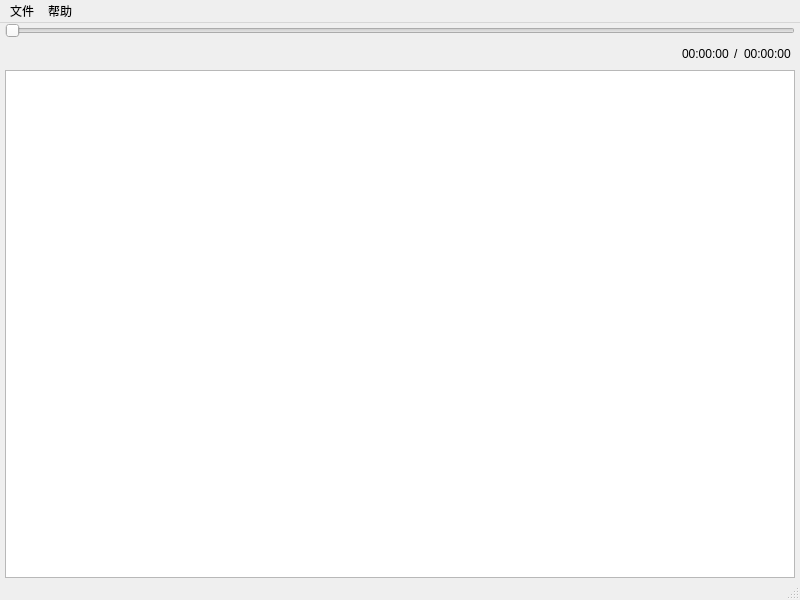
<?xml version="1.0" encoding="UTF-8"?>
<ui version="4.0">
 <class>MainWindow</class>
 <widget class="QMainWindow" name="MainWindow">
  <property name="geometry">
   <rect>
    <x>0</x>
    <y>0</y>
    <width>800</width>
    <height>600</height>
   </rect>
  </property>
  <property name="windowTitle">
   <string>海天鹰视频分割器</string>
  </property>
  <property name="windowIcon">
   <iconset resource="res.qrc">
    <normaloff>:/icon.jpg</normaloff>:/icon.jpg</iconset>
  </property>
  <widget class="QWidget" name="centralWidget">
   <layout class="QVBoxLayout" name="verticalLayout_3">
    <property name="spacing">
     <number>0</number>
    </property>
    <property name="leftMargin">
     <number>5</number>
    </property>
    <property name="topMargin">
     <number>0</number>
    </property>
    <property name="rightMargin">
     <number>5</number>
    </property>
    <property name="bottomMargin">
     <number>0</number>
    </property>
    <item>
     <layout class="QVBoxLayout" name="verticalLayout" stretch="5,0,0,2">
      <property name="spacing">
       <number>5</number>
      </property>
      <item>
       <layout class="QVBoxLayout" name="layoutVideo"/>
      </item>
      <item>
       <widget class="QSlider" name="sliderProgress">
        <property name="focusPolicy">
         <enum>Qt::NoFocus</enum>
        </property>
        <property name="orientation">
         <enum>Qt::Horizontal</enum>
        </property>
       </widget>
      </item>
      <item>
       <layout class="QHBoxLayout" name="horizontalLayout">
        <property name="spacing">
         <number>5</number>
        </property>
        <property name="rightMargin">
         <number>4</number>
        </property>
        <item>
         <widget class="QPushButton" name="pushButtonPlay">
          <property name="focusPolicy">
           <enum>Qt::NoFocus</enum>
          </property>
          <property name="text">
           <string/>
          </property>
          <property name="iconSize">
           <size>
            <width>24</width>
            <height>24</height>
           </size>
          </property>
          <property name="flat">
           <bool>true</bool>
          </property>
         </widget>
        </item>
        <item>
         <spacer name="horizontalSpacer">
          <property name="orientation">
           <enum>Qt::Horizontal</enum>
          </property>
          <property name="sizeHint" stdset="0">
           <size>
            <width>40</width>
            <height>20</height>
           </size>
          </property>
         </spacer>
        </item>
        <item>
         <widget class="QPushButton" name="pushButtonStart">
          <property name="focusPolicy">
           <enum>Qt::NoFocus</enum>
          </property>
          <property name="text">
           <string/>
          </property>
          <property name="iconSize">
           <size>
            <width>24</width>
            <height>24</height>
           </size>
          </property>
          <property name="flat">
           <bool>true</bool>
          </property>
         </widget>
        </item>
        <item>
         <widget class="QPushButton" name="pushButtonEnd">
          <property name="focusPolicy">
           <enum>Qt::NoFocus</enum>
          </property>
          <property name="text">
           <string/>
          </property>
          <property name="iconSize">
           <size>
            <width>24</width>
            <height>24</height>
           </size>
          </property>
          <property name="flat">
           <bool>true</bool>
          </property>
         </widget>
        </item>
        <item>
         <widget class="QPushButton" name="pushButtonAdd">
          <property name="focusPolicy">
           <enum>Qt::NoFocus</enum>
          </property>
          <property name="text">
           <string/>
          </property>
          <property name="icon">
           <iconset resource="res.qrc">
            <normaloff>:/add.png</normaloff>:/add.png</iconset>
          </property>
          <property name="iconSize">
           <size>
            <width>22</width>
            <height>22</height>
           </size>
          </property>
          <property name="flat">
           <bool>true</bool>
          </property>
         </widget>
        </item>
        <item>
         <widget class="QPushButton" name="pushButtonDelete">
          <property name="focusPolicy">
           <enum>Qt::NoFocus</enum>
          </property>
          <property name="text">
           <string/>
          </property>
          <property name="iconSize">
           <size>
            <width>20</width>
            <height>20</height>
           </size>
          </property>
          <property name="flat">
           <bool>true</bool>
          </property>
         </widget>
        </item>
        <item>
         <widget class="QPushButton" name="pushButtonDirectory">
          <property name="focusPolicy">
           <enum>Qt::NoFocus</enum>
          </property>
          <property name="text">
           <string/>
          </property>
          <property name="iconSize">
           <size>
            <width>20</width>
            <height>20</height>
           </size>
          </property>
          <property name="flat">
           <bool>true</bool>
          </property>
         </widget>
        </item>
        <item>
         <widget class="QLabel" name="labelTimeNow">
          <property name="text">
           <string>00:00:00</string>
          </property>
         </widget>
        </item>
        <item>
         <widget class="QLabel" name="label">
          <property name="text">
           <string>/</string>
          </property>
         </widget>
        </item>
        <item>
         <widget class="QLabel" name="labelTimeTotal">
          <property name="text">
           <string>00:00:00</string>
          </property>
         </widget>
        </item>
       </layout>
      </item>
      <item>
       <widget class="QListWidget" name="listWidget"/>
      </item>
     </layout>
    </item>
   </layout>
  </widget>
  <widget class="QMenuBar" name="menuBar">
   <property name="geometry">
    <rect>
     <x>0</x>
     <y>0</y>
     <width>800</width>
     <height>24</height>
    </rect>
   </property>
   <widget class="QMenu" name="menu">
    <property name="title">
     <string>文件</string>
    </property>
    <addaction name="action_open"/>
    <addaction name="action_quit"/>
   </widget>
   <widget class="QMenu" name="menu_2">
    <property name="title">
     <string>帮助</string>
    </property>
    <addaction name="action_about"/>
   </widget>
   <addaction name="menu"/>
   <addaction name="menu_2"/>
  </widget>
  <widget class="QStatusBar" name="statusBar"/>
  <action name="action_open">
   <property name="text">
    <string>打开</string>
   </property>
   <property name="shortcut">
    <string>Ctrl+O</string>
   </property>
  </action>
  <action name="action_quit">
   <property name="text">
    <string>退出</string>
   </property>
   <property name="shortcut">
    <string>Ctrl+Q</string>
   </property>
  </action>
  <action name="action_about">
   <property name="text">
    <string>关于</string>
   </property>
   <property name="shortcut">
    <string>F1</string>
   </property>
  </action>
 </widget>
 <layoutdefault spacing="6" margin="11"/>
 <resources>
  <include location="res.qrc"/>
 </resources>
 <connections/>
</ui>
